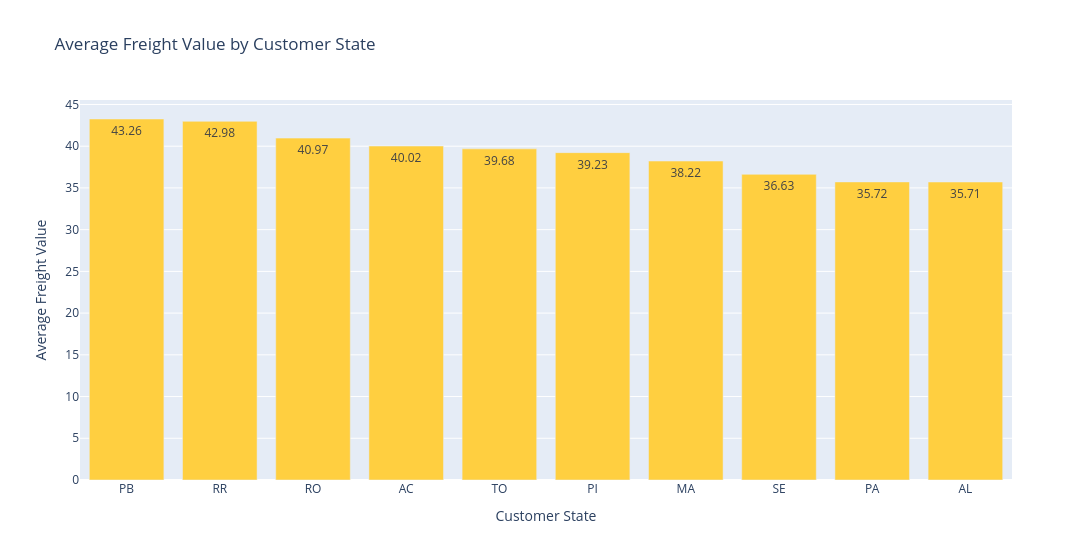

Notebook cell for this chart:
### Code cell
# Does the distance between the seller and customer cities affect the `freight_value` or delivery time?

# Average freight value by customer state
fig = px.bar(df.groupby('customer_state')['freight_value'].mean().nlargest(10).reset_index().round(2), 
             x='customer_state', y='freight_value',
             title='Average Freight Value by Customer State',
             labels={'customer_state': 'Customer State', 'freight_value': 'Average Freight Value'},
             color_discrete_sequence=["#ffcf40"], text='freight_value', width=1200)
fig.show()

### Figure 1 — Plotly figure (JSON) as saved in the notebook; plotly's stock layout.template omitted (floating-point values rounded to 4 significant figures)
{"data": [{"hovertemplate": "Customer State=%{x}<br>Average Freight Value=%{text}<extra></extra>", "legendgroup": "", "marker": {"color": "#ffcf40", "pattern": {"shape": ""}}, "name": "", "orientation": "v", "showlegend": false, "text": [43.26, 42.98, 40.97, 40.02, 39.68, 39.23, 38.22, 36.63, 35.72, 35.71], "textposition": "auto", "type": "bar", "x": ["PB", "RR", "RO", "AC", "TO", "PI", "MA", "SE", "PA", "AL"], "xaxis": "x", "y": [43.26, 42.98, 40.97, 40.02, 39.68, 39.23, 38.22, 36.63, 35.72, 35.71], "yaxis": "y"}], "layout": {"barmode": "relative", "legend": {"tracegroupgap": 0}, "title": {"text": "Average Freight Value by Customer State"}, "width": 1200, "xaxis": {"anchor": "y", "domain": [0, 1], "title": {"text": "Customer State"}}, "yaxis": {"anchor": "x", "domain": [0, 1], "title": {"text": "Average Freight Value"}}}}
